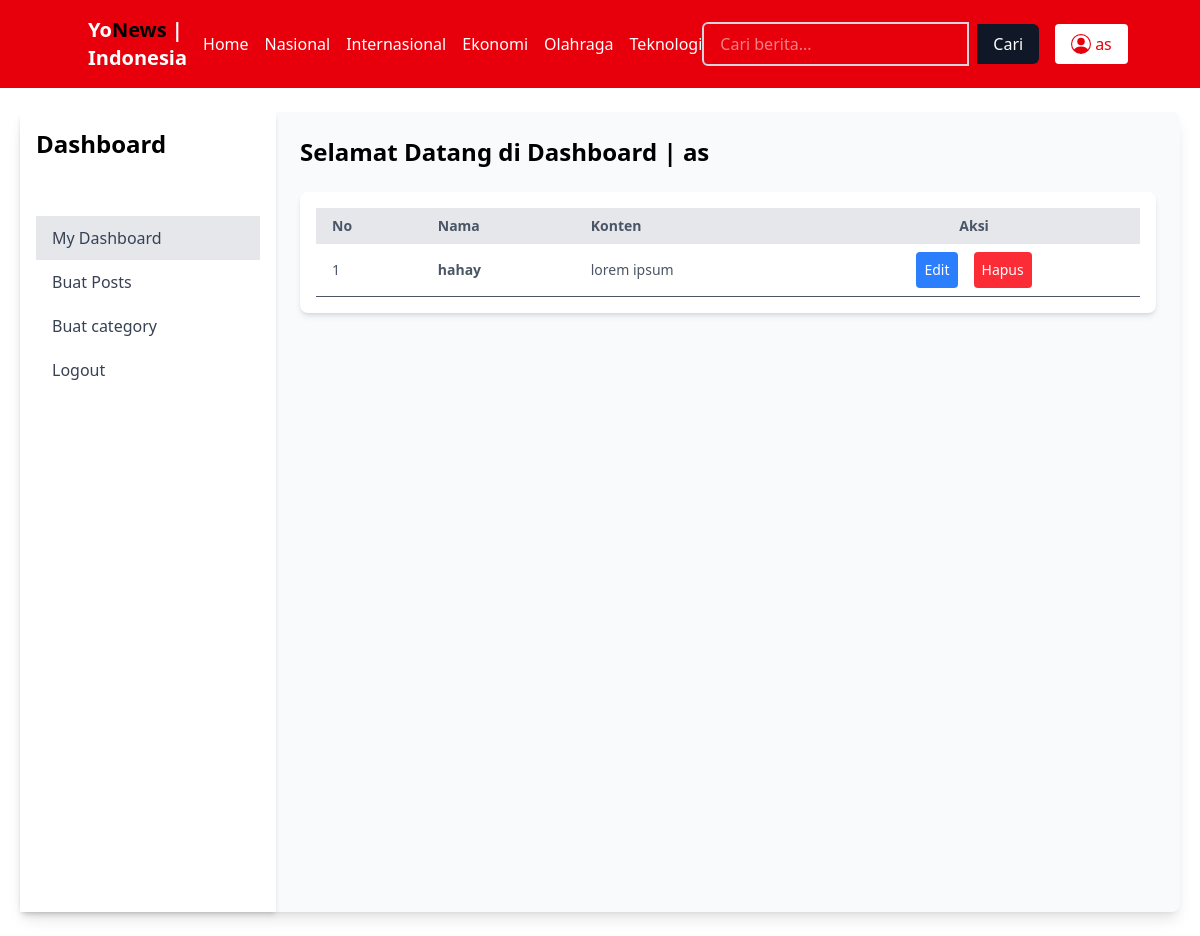
The page /dashboard.php (signed in) on the database as committed earlier.
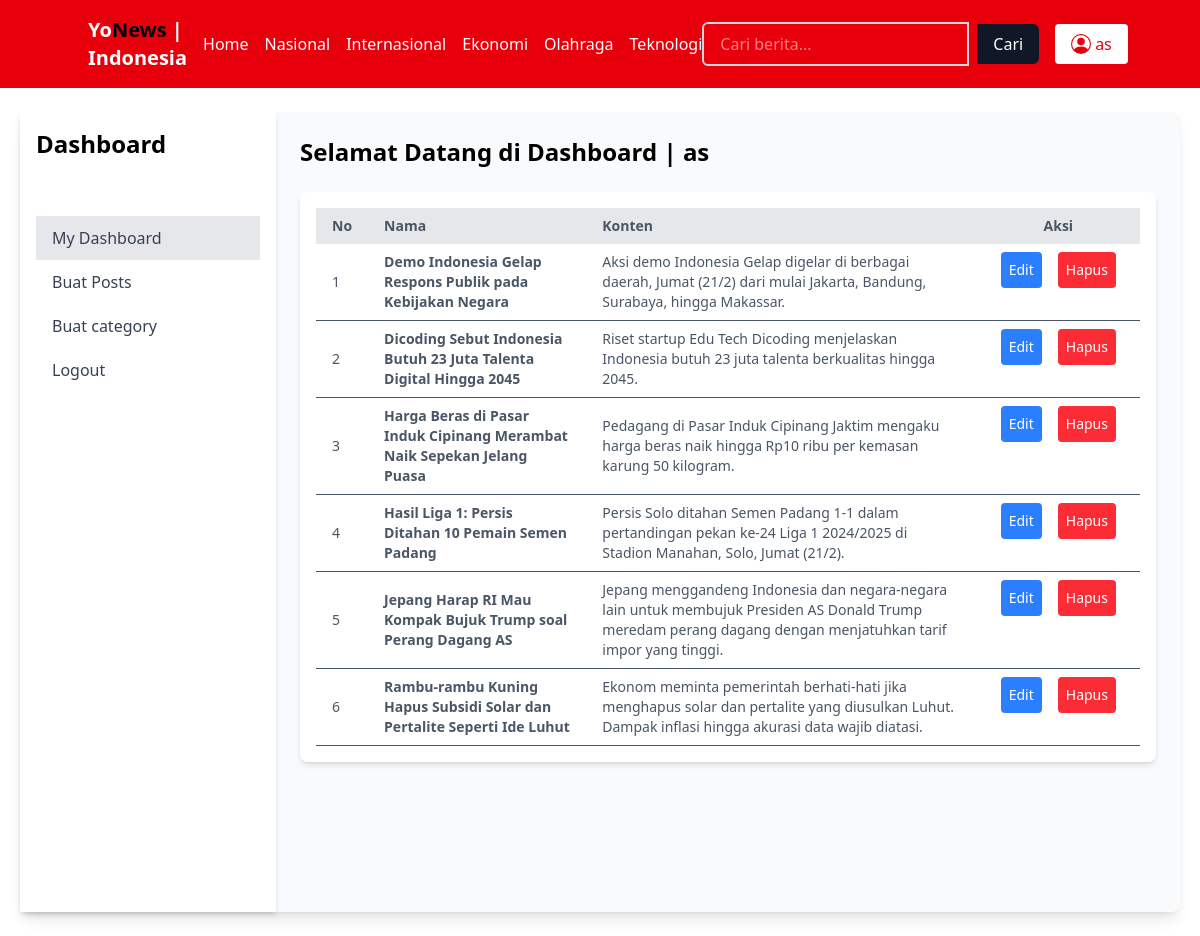
The same page on the database as committed later.
### tables this page shows
CREATE TABLE `posts` (
  `id` int(11) NOT NULL,
  `judul` varchar(255) NOT NULL,
  `konten` varchar(255) NOT NULL,
  `link` varchar(255) NOT NULL,
  `foto` varchar(255) NOT NULL,
  `category_id` int(11) NOT NULL
);

### functions.php (called while the page is built, shortened)
<?php
$conn = mysqli_connect('localhost', 'root', '', 'news', 3307);
function isActive($path)
{
    return strpos($_SERVER['REQUEST_URI'], $path) !== false ? 'active' : '';
}
function query($query) {
    global $conn;
    $result = mysqli_query($conn, $query);
    $rows = [];
    while ($row = mysqli_fetch_assoc($result)) {
        $rows[] = $row;
    }
    return $rows;
}
?>

### dashboard.php (the view, shortened to what this page needs)
<?php
require("functions.php");
$username = $_SESSION["username"];
$posts = query("SELECT * FROM posts ORDER BY judul ASC");
?>
<?php include("components/layout.php") ?>
<div class="flex bg-gray-50 my-6 mx-5 rounded-lg shadow-lg">
    <?php include("components/aside.php") ?>
    <div class="flex-1 p-6 ">
        <header class="flex justify-between items-center">
            <h2 class="text-2xl font-semibold">Selamat Datang di Dashboard | <?= $username ?></h2>
        </header>
        <main class="mt-6">
            <div class="container mx-auto">
                <div class="overflow-x-auto bg-white shadow-md rounded-lg p-4">
                    <table class="min-w-full text-sm text-left text-gray-600">
                        <thead class="bg-gray-200">
                            <tr>
                                <th class="px-4 py-2">No</th>
                                <th class="px-4 py-2">Nama</th>
                                <th class="px-4 py-2">Konten</th>
                                <th class="px-4 py-2 text-center">Aksi</th>
                            </tr>
                        </thead>
                        <tbody>
                            <?php $i = 1; ?>
                            <?php foreach ($posts as $post) : ?>
                                <tr class="border-b hover:bg-gray-100">
                                    <td class="px-4 py-2"><?=  $i; ?></td>
                                    <td class="px-4 py-2 font-semibold"><?= $post['judul'] ?></td>
                                    <td class="px-4 py-2"><?= $post['konten'] ?></td>
                                    <td class="px-4 py-2 text-center flex-row flex items-center justify-center">
                                        <a class="p-2 mx-2 bg-blue-500 text-white rounded hover:bg-blue-600" href="edit.php?id=<?= $post['id'] ?>">Edit</a>
                                        <a class="p-2 mx-2 bg-red-500 text-white rounded hover:bg-red-600" href="hapus.php?id=<?= $post['id'] ?>" onclick="return confirm('Yakin ingin menghapus data ini?')">Hapus</a>
                                    </td>
                                </tr>
                            <?php $i++ ?>
                            <?php endforeach; ?>
                        </tbody>
                    </table>
                </div>
            </div>
        </main>
    </div>
</div>

### components/head.php (shortened to what this page needs)
<!DOCTYPE html>
<html lang="en">
<head>
    <link href="css/output.css?v=<?= time(); ?>" rel="stylesheet">
  </head>
</head>

### components/layout.php
<?php include('components/head.php') ?>
<body>
    <?php include('components/navbar.php') ?>

### components/navbar.php (shortened to what this page needs)
<header class="bg-red-600 text-white p-4">
    <div class="container mx-auto flex justify-between items-center">
        <div class="flex items-center space-x-4">
            <a href="#" class="font-bold text-xl">Yo<span class="text-black">News</span> | Indonesia</a>
            <nav class="hidden md:flex space-x-4">
                <a href="index.php" class="hover:text-gray-200 <?= isActive('index.php') ? 'border-b-2 border-white' : '' ?>">Home</a>
                <a href="category.php?cat_id=1" class="hover:text-gray-200 <?= isActive('category.php?cat_id=1') ? 'border-b-2 border-white' : '' ?>">Nasional</a>
                <a href="category.php?cat_id=2" class="hover:text-gray-200 <?= isActive('category.php?cat_id=2') ? 'border-b-2 border-white' : '' ?>">Internasional</a>
                <a href="category.php?cat_id=3" class="hover:text-gray-200 <?= isActive('category.php?cat_id=3') ? 'border-b-2 border-white' : '' ?>">Ekonomi</a>
                <a href="category.php?cat_id=4" class="hover:text-gray-200 <?= isActive('category.php?cat_id=4') ? 'border-b-2 border-white' : '' ?>">Olahraga</a>
                <a href="category.php?cat_id=5" class="hover:text-gray-200 <?= isActive('category.php?cat_id=5') ? 'border-b-2 border-white' : '' ?>">Teknologi</a>
            </nav>
        </div>
        <form class="flex items-center space-x-2" method="GET" action="search.php">
            <input type="text" placeholder="Cari berita..." class="px-4 py-2 border-2 border-gray-300 rounded-l-md focus:outline-none focus:ring-2 focus:ring-slate-500" name="search">
            <button type="cari" class="px-4 py-2 bg-gray-900 text-white rounded-r-md hover:bg-slate-600 focus:outline-none focus:ring-2 focus:ring-slate-500">
                Cari
            </button>
        </form>
        <div class="flex items-center space-x-4">
            <?php if ($username !== "Guest") : ?>
                <a href="dashboard.php" class="bg-white text-red-600 px-4 py-2 rounded hover:bg-gray-200 flex justify-between gap-1 items-center">
                    <?php echo htmlspecialchars($username); ?>
                </a>
            <?php endif; ?>
        </div>
    </div>
</header>

### components/aside.php (shortened to what this page needs)
<div class="w-64 bg-white shadow-md h-screen">
          <div class="p-4">
              <h1 class="text-2xl font-bold">Dashboard</h1>
          </div>
          <nav class="mt-6 p-4">
              <a href="dashboard.php" class="block py-2.5 px-4 text-gray-700 hover:bg-gray-200 <?= isActive('dashboard.php') ? 'bg-gray-200 ' : '' ?> ">My Dashboard</a>
              <a href="create.php"class="block py-2.5 px-4 text-gray-700 hover:bg-gray-200 <?= isActive('create.php') ? 'bg-gray-200 ' : '' ?> ">Buat Posts</a>
              <a href="createCategory.php"class="block py-2.5 px-4 text-gray-700 hover:bg-gray-200 <?= isActive('createCategory.php') ? 'bg-gray-200 ' : '' ?> ">Buat category</a>
              <a href="logout.php"class="block py-2.5 px-4 text-gray-700 hover:bg-gray-200 " onclick = "return confirm('Yakin ingin logout')">Logout</a>
          </nav>
      </div>

Rows that differ between the two databases and show on the page:
removed posts: judul "hahay", konten "lorem ipsum"
added posts: judul "Demo Indonesia Gelap Respons Publik pada Kebijakan Negara", konten "Aksi demo Indonesia Gelap digelar di berbagai daerah, Jumat (21/2) dari mulai Jakarta, Bandung, Surabaya, hingga Makassar."
added posts: judul "Dicoding Sebut Indonesia Butuh 23 Juta Talenta Digital Hingga 2045", konten "Riset startup Edu Tech Dicoding menjelaskan Indonesia butuh 23 juta talenta berkualitas hingga 2045."
added posts: judul "Harga Beras di Pasar Induk Cipinang Merambat Naik Sepekan Jelang Puasa", konten "Pedagang di Pasar Induk Cipinang Jaktim mengaku harga beras naik hingga Rp10 ribu per kemasan karung 50 kilogram."
added posts: judul "Hasil Liga 1: Persis Ditahan 10 Pemain Semen Padang", konten "Persis Solo ditahan Semen Padang 1-1 dalam pertandingan pekan ke-24 Liga 1 2024/2025 di Stadion Manahan, Solo, Jumat (21/2)."
added posts: judul "Jepang Harap RI Mau Kompak Bujuk Trump soal Perang Dagang AS", konten "Jepang menggandeng Indonesia dan negara-negara lain untuk membujuk Presiden AS Donald Trump meredam perang dagang dengan menjatuhkan tarif impor yang tinggi."
added posts: judul "Rambu-rambu Kuning Hapus Subsidi Solar dan Pertalite Seperti Ide Luhut", konten "Ekonom meminta pemerintah berhati-hati jika menghapus solar dan pertalite yang diusulkan Luhut. Dampak inflasi hingga akurasi data wajib diatasi."
